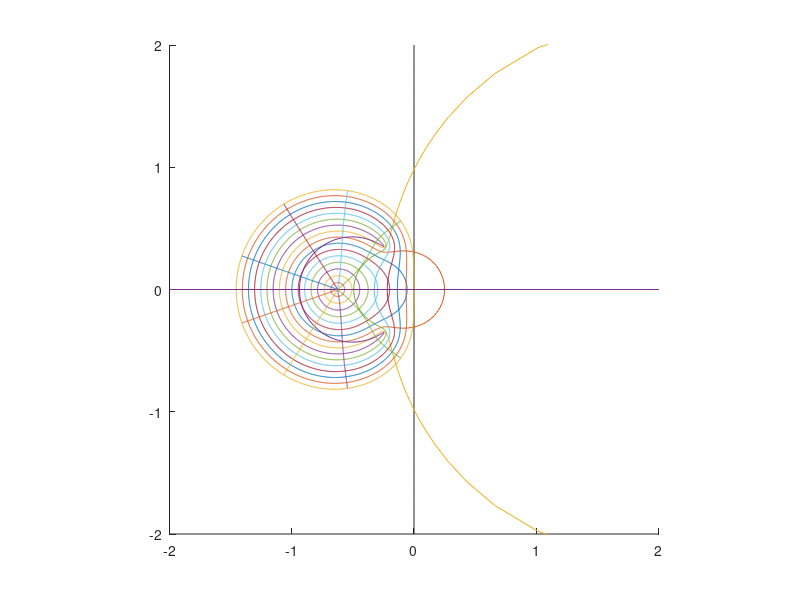

Reproduce this figure in MATLAB.
% Matt McDade
% System Simulation
% Midterm Exam Problem 2C

Nt=10;
Nr=17;

theta=linspace(0,2*pi,1001);
rho=linspace(0,1,1001);

tvec=linspace(0,2*pi,Nt);
rvec=linspace(0,1,Nr);

figure(1)
clf
hold on
    plot(rho*0,4*rho-2,'k')
    plot(4*rho-3,rho*0,'k')
hold off
for k=1:length(rvec)
    z=rvec(k)*exp(i*theta);
    zeta= (z.^2 - (16/11)*z + (5/11)) ./ ((14/11)*z - (8/11));
    hold on
        plot(real(zeta),imag(zeta))
    hold off
end

for k=1:length(tvec)-1
    z=rho*exp(i*tvec(k));
    zeta= (z.^2 - (16/11)*z + (5/11)) ./ ((14/11)*z - (8/11));
    hold on
        plot(real(zeta),imag(zeta))
    hold off
end

axis([-2 2 -2 2])
axis square
